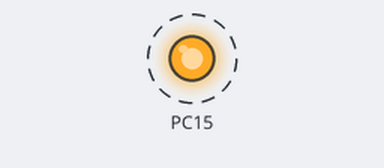
Bench run of a sketch on a simulated STM32 Blue Pill. Shown: output pins drawn as LEDs (lit = HIGH). Dashed ring = blinking.

Above: at 0.5 s.
Timing chart, 0 to 3.5 s (numbered marks = the images above):
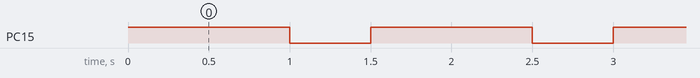

The sketch:

sketch_mar28a_jeopardy.ino
```cpp
#include "stm32f1xx_hal.h"


//this is a test commit comment
//does this work????????

typedef enum {
  idle
} Mode;

volatile Mode mode = idle;

void setup() {
  // put your setup code here, to run once:
  pinMode(PC15,OUTPUT);

}

void loop() {
  // put your main code here, to run repeatedly:
  digitalWrite(PC15,HIGH);
  delay(1000);
  digitalWrite(PC15,LOW);
  delay(500);

  switch (mode){
    default: //idle mode
    // statements
    // Question is being read
    // All resets lead to this case

    break;

    case 0: //false start
    // statements
    // Happens when player presses too early
    // Should light up any teams that pressed early

    break;

    case 1: //watch
    // statements
    // watches for players for buzz in

    break;

    case 2: //capture
    // statements
    //1st player to buzz in has a solid led
    //2nd pllayer to buzz in had a blinking led

    break;
  }
}
```

Measured:
- by itself, PC15: alternates HIGH for 1.0 s and LOW for 0.50 s
